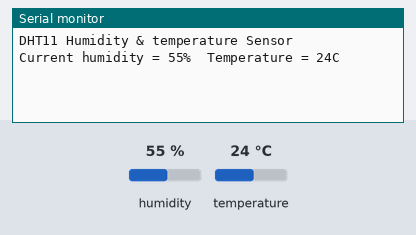
This sketch was run on a simulated Arduino Uno, built with avr-gcc and run on an emulated ATmega328P. Shown: the last lines printed to the serial monitor. Inputs (shaded band) come from the test bench; at power-on: humidity 55 %, temperature 24 °C.

Above: at 3.2 s.
3.3 s: humidity set to 22 %
At 8.4 s:
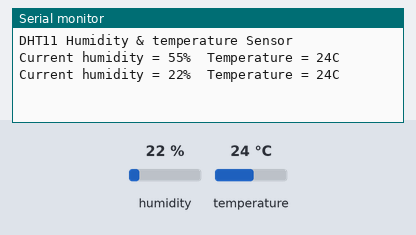
8.9 s: temperature set to 12 °C
At 13.1 s:
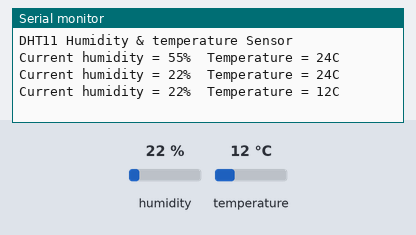
14.5 s: humidity set to 40 %
At 17.8 s:
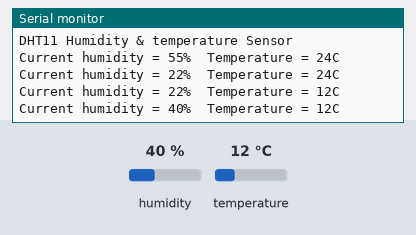
Timing chart, 0 to 19.3 s (numbered marks = the images above; inputs shaded):
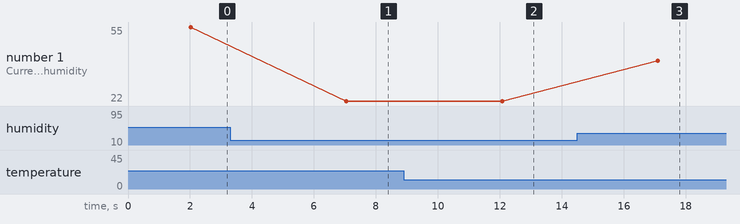

The sketch:

thermometer.ino
```cpp
/*
Code by:
M.Hashir and Areej

This is a code that display temperature and humidity measured by sensor

Hardware:
- Arduino
- 3 wires
- DHT11 sensor

Connections:
When perforated side (side with holes) of DHT sensor is towards you, the left most leg is pin 1 and right most leg is pin 4
Connect pin 1 of dht11 to pin 5V of Arduino
Connect pin 2 of dht11 to pin 2 of Arduino
Connect pin 4 of dht11 to pin GND of Arduino

*/
#include <dht11.h>                    //Install this library using library manager
int dht_pin= 2;                        //DHT11 is connected to pin 2

dht11 DHT;

void setup(){

  Serial.begin(9600);                                            //donot edit this line
  delay(1000);                                                   //wait for 1 second
  Serial.println("DHT11 Humidity & temperature Sensor\n\n");     //Print this on Serial monitor when program starts
  delay(1000);                                                   //wait for 1 second

}

void loop(){

    DHT.read(dht_pin);                            //Read Humidity and Temperature value from sensor

    Serial.print("Current humidity = ");           //Print this on Serial monitor
    Serial.print(DHT.humidity);                    //Print the value of Humidity on serial monitor
    Serial.print("%  ");                           //donot edit this line
    Serial.print("Temperature = ");                //Print this on Serial monitor
    Serial.print(DHT.temperature);                 //Print the value of Temperature on serial monitor
    Serial.println("C  ");                         //donot edit this line

    delay(5000);                                   //Wait for 5 seconds

}
```

Measured:
- after the input at 3.3 s, the serial monitor: prints a new line after 3.7 s (image 1)
- after the input at 8.9 s, the serial monitor: prints a new line after 3.2 s (image 2)
- after the input at 14.5 s, the serial monitor: prints a new line after 2.6 s (image 3)
- plotted number 1: 55 → 22 after the input at 3.3 s, 22 → 40 after the input at 14.5 s
